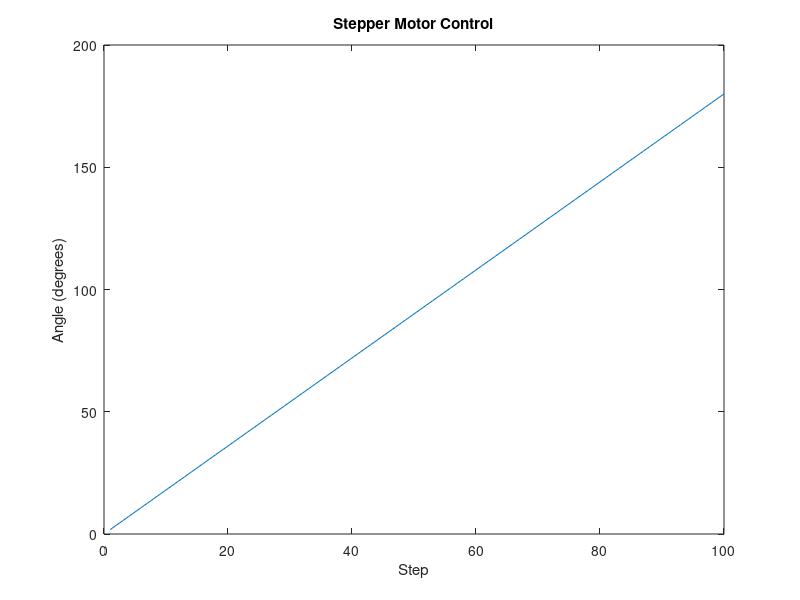

MATLAB code to generate this figure:
%Name: Md. Roknuzzaman Rikon
%ID: 22024014
% Stepper Motor Control 
steps = 100; % Number of steps 
step_angle = 1.8; % Step angle in degrees 
angle = 0; % Initial angle 
angles = zeros(1, steps); 
for i = 1:steps 
angle = angle + step_angle; 
angles(i) = angle; 
end 
plot(1:steps, angles); 
title('Stepper Motor Control');
xlabel('Step'); 
ylabel('Angle (degrees)'); 
